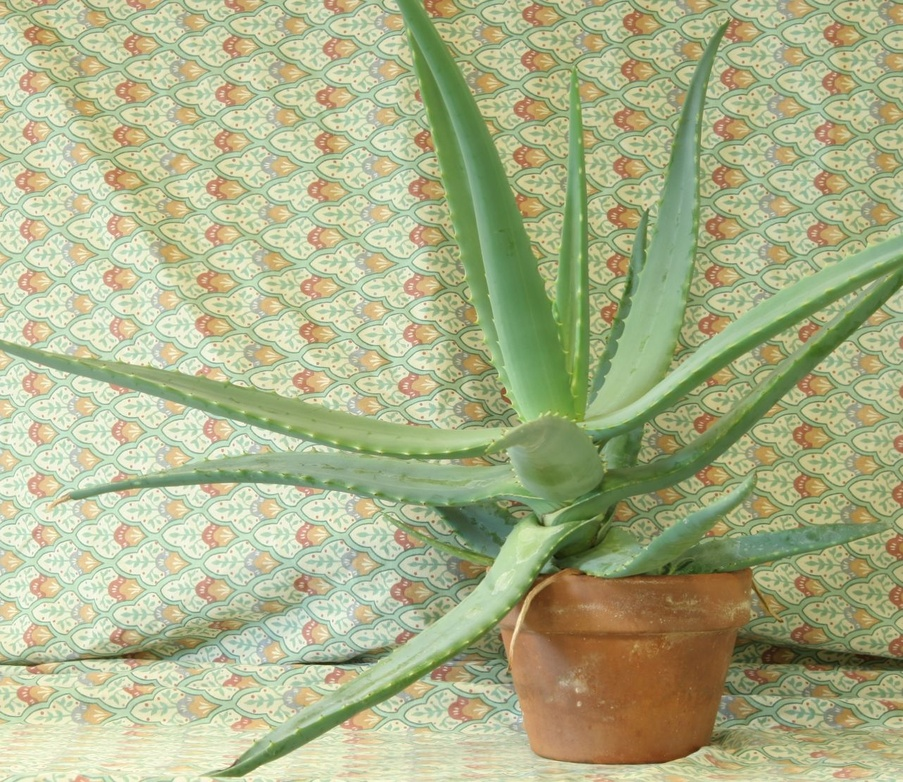
#> input picture zncc/aloeL.jpg, 903 x 782 px, shrunk from 1282 x 1110 before the run
$ python stereoBM.py
#> lines starting #> are read from the running program, lines starting #| are printed output that depends on the picture
import numpy as np
import cv2
from matplotlib import pyplot as plt

imgL = cv2.imread('aloeL.jpg',0)
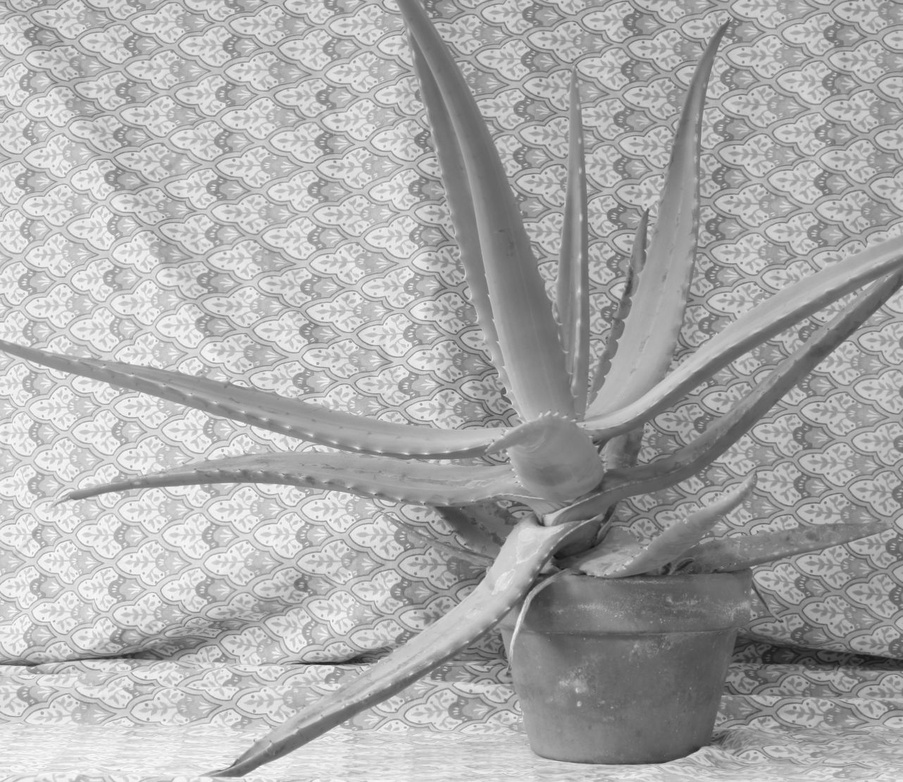
#> imgL: shape (782, 903); min 18, max 255, mean 170.8
imgR = cv2.imread('aloeR.jpg',0)
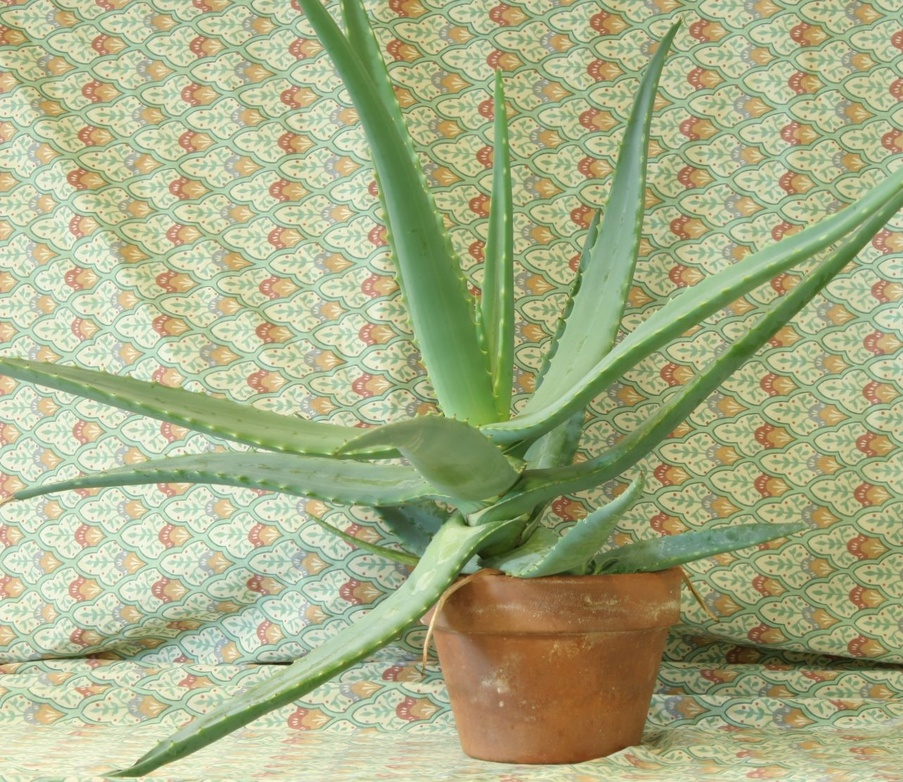
#> input picture zncc/aloeR.jpg, 903 x 782 px, shrunk from 1282 x 1110 before the run
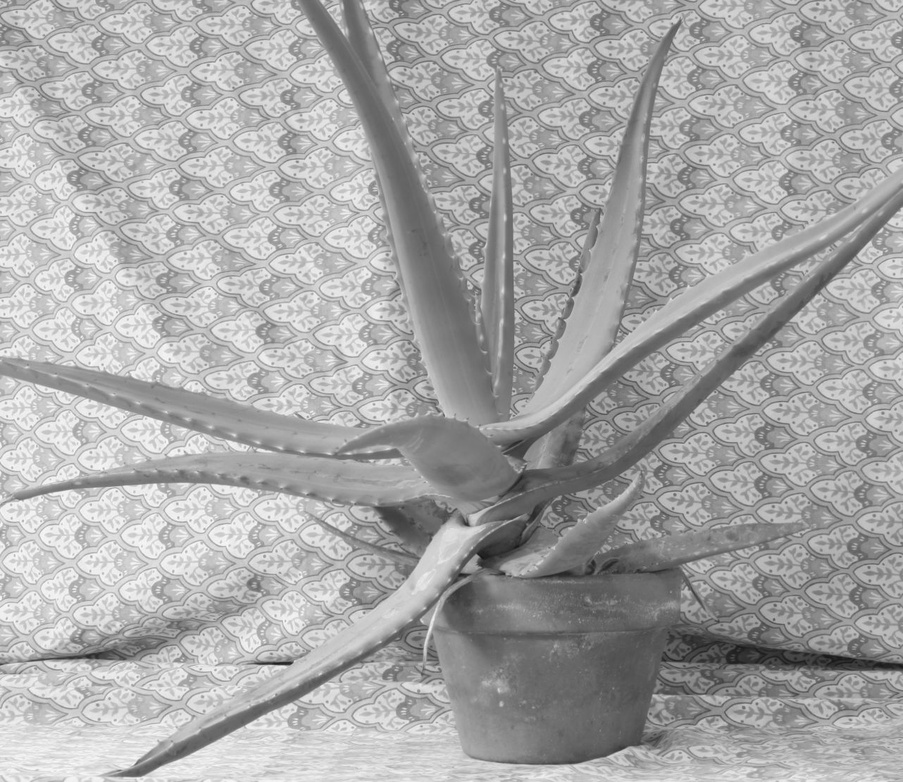
#> imgR: shape (782, 903); min 20, max 253, mean 167.8

stereo = cv2.StereoSGBM_create(minDisparity=10,numDisparities=16, blockSize=3)
#stereo = cv2.StereoSGBM_create()
disparity = stereo.compute(imgL,imgR)
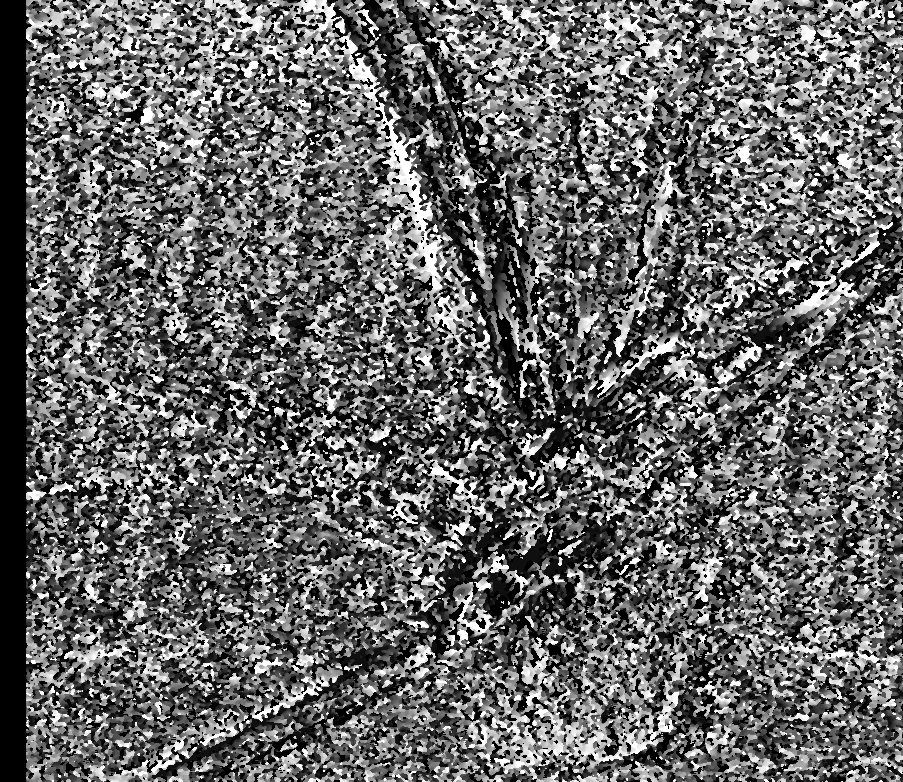
#> disparity: shape (782, 903) int16; min 144, max 400, mean 246.7; drawn with min black and max white
cv2.imwrite("test.png",disparity)
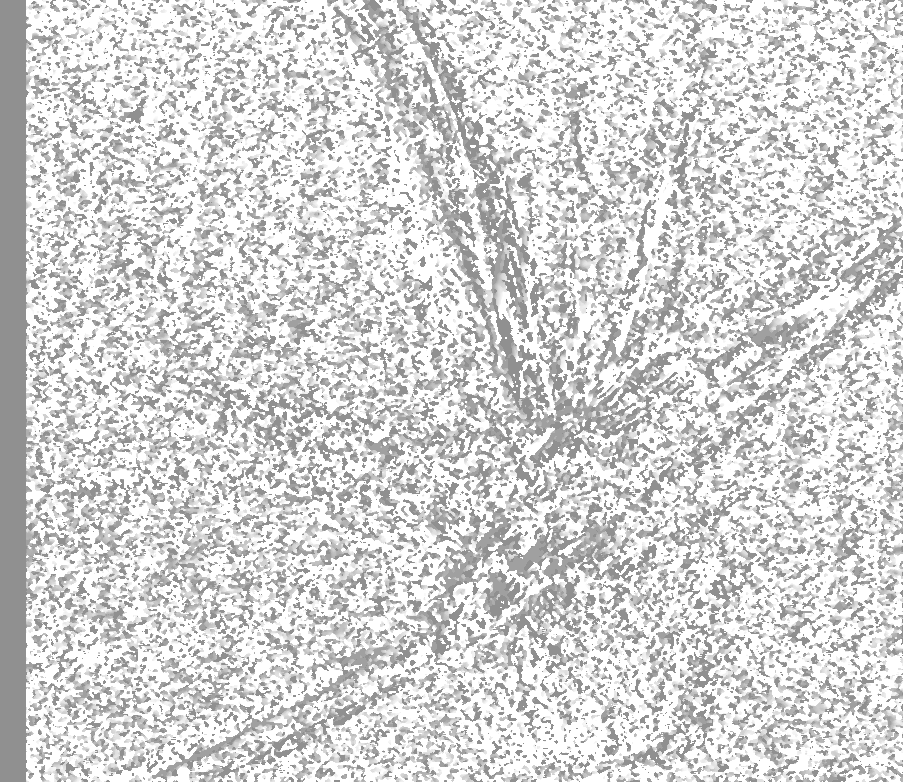
#> saved as test.png: shape (782, 903); min 144, max 255, mean 213.1
plt.imshow(disparity,'gray')
plt.show()
